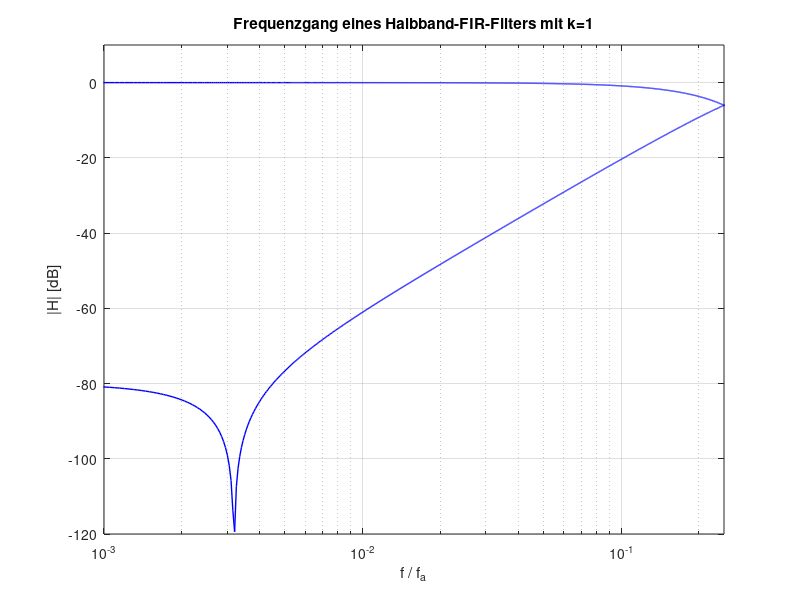

The MATLAB script that drew this image:
function ddc_halbband_filter_1
% Frequenzgang eines Halbband-FIR-Filters mit k = 1
%
%------------------------------------------------
% (c) Eberhard Gamm (www.ibega.de),
%     LIKE (www.like.e-technik.uni-erlangen.de),
%     2013
%------------------------------------------------

close all;

% Sperrdaempfung in dB
a = 80;
alpha = 10^(-a/20);

% Koeffizienten
h = 0.25 * [ 1+alpha 2-2*alpha 1+alpha ];

% Frequenzgang berechnen
[ H, f ] = freqz( h, 1, 10000, 1 );
f = f(2:end-1);
H = 20 * log10( abs( H(2:end-1) ) );

figure(1);
semilogx(f,H,'b-','Linewidth',1);
hold on;
semilogx(0.5-f,H,'b-','Linewidth',1);
hold off;
grid;
axis([0.001 0.25 -120 10]);
xlabel('f / f_a');
ylabel('|H| [dB]');
title('Frequenzgang eines Halbband-FIR-Filters mit k=1');
